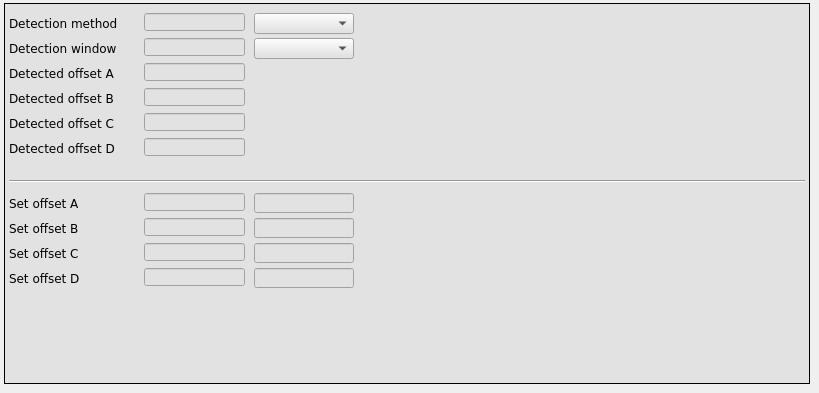
      <widget class="QWidget" name="Poly_2">
       <attribute name="title">
        <string>DC offset</string>
       </attribute>
       <widget class="caFrame" name="caframe_9">
        <property name="geometry">
         <rect>
          <x>4</x>
          <y>3</y>
          <width>806</width>
          <height>381</height>
         </rect>
        </property>
        <property name="styleSheet">
         <string notr="true">background-color: rgb(226, 226, 226);</string>
        </property>
        <property name="frameShape">
         <enum>QFrame::Box</enum>
        </property>
        <property name="frameShadow">
         <enum>QFrame::Plain</enum>
        </property>
        <widget class="QLabel" name="label_48">
         <property name="geometry">
          <rect>
           <x>5</x>
           <y>85</y>
           <width>116</width>
           <height>21</height>
          </rect>
         </property>
         <property name="font">
          <font>
           <family>DejaVu Sans</family>
          </font>
         </property>
         <property name="text">
          <string>Detected offset B</string>
         </property>
        </widget>
        <widget class="QLabel" name="label_49">
         <property name="geometry">
          <rect>
           <x>5</x>
           <y>110</y>
           <width>116</width>
           <height>21</height>
          </rect>
         </property>
         <property name="font">
          <font>
           <family>DejaVu Sans</family>
          </font>
         </property>
         <property name="text">
          <string>Detected offset C</string>
         </property>
        </widget>
        <widget class="QLabel" name="label_50">
         <property name="geometry">
          <rect>
           <x>5</x>
           <y>35</y>
           <width>121</width>
           <height>21</height>
          </rect>
         </property>
         <property name="font">
          <font>
           <family>DejaVu Sans</family>
          </font>
         </property>
         <property name="text">
          <string>Detection window</string>
         </property>
        </widget>
        <widget class="QLabel" name="label_51">
         <property name="geometry">
          <rect>
           <x>5</x>
           <y>135</y>
           <width>116</width>
           <height>21</height>
          </rect>
         </property>
         <property name="font">
          <font>
           <family>DejaVu Sans</family>
          </font>
         </property>
         <property name="text">
          <string>Detected offset D</string>
         </property>
        </widget>
        <widget class="QLabel" name="label_52">
         <property name="geometry">
          <rect>
           <x>5</x>
           <y>60</y>
           <width>121</width>
           <height>21</height>
          </rect>
         </property>
         <property name="font">
          <font>
           <family>DejaVu Sans</family>
          </font>
         </property>
         <property name="text">
          <string>Detected offset A</string>
         </property>
        </widget>
        <widget class="Line" name="line_2">
         <property name="geometry">
          <rect>
           <x>5</x>
           <y>170</y>
           <width>796</width>
           <height>16</height>
          </rect>
         </property>
         <property name="orientation">
          <enum>Qt::Horizontal</enum>
         </property>
        </widget>
        <widget class="QLabel" name="label_53">
         <property name="geometry">
          <rect>
           <x>5</x>
           <y>215</y>
           <width>116</width>
           <height>21</height>
          </rect>
         </property>
         <property name="font">
          <font>
           <family>DejaVu Sans</family>
          </font>
         </property>
         <property name="text">
          <string>Set offset B</string>
         </property>
        </widget>
        <widget class="caTextEntry" name="catextentry_42">
         <property name="geometry">
          <rect>
           <x>250</x>
           <y>215</y>
           <width>100</width>
           <height>20</height>
          </rect>
         </property>
         <property name="font">
          <font>
           <family>DejaVu Sans</family>
           <pointsize>9</pointsize>
           <stylestrategy>PreferDefault</stylestrategy>
          </font>
         </property>
         <property name="text">
          <string/>
         </property>
         <property name="alignment">
          <set>Qt::AlignRight|Qt::AlignTrailing|Qt::AlignVCenter</set>
         </property>
         <property name="channel" stdset="0">
          <string notr="true">$(BPM):calibration:zlc:offset:b_sp</string>
         </property>
         <property name="background">
          <color>
           <red>230</red>
           <green>230</green>
           <blue>230</blue>
          </color>
         </property>
         <property name="colorMode">
          <enum>caLineEdit::Static</enum>
         </property>
         <property name="precision">
          <number>4</number>
         </property>
         <property name="precisionMode">
          <enum>caLineEdit::Channel</enum>
         </property>
         <property name="maxValue">
          <double>2.000000000000000</double>
         </property>
         <property name="minValue">
          <double>0.100000000000000</double>
         </property>
        </widget>
        <widget class="QLabel" name="label_54">
         <property name="geometry">
          <rect>
           <x>5</x>
           <y>265</y>
           <width>116</width>
           <height>21</height>
          </rect>
         </property>
         <property name="font">
          <font>
           <family>DejaVu Sans</family>
          </font>
         </property>
         <property name="text">
          <string>Set offset D</string>
         </property>
        </widget>
        <widget class="caTextEntry" name="catextentry_43">
         <property name="geometry">
          <rect>
           <x>250</x>
           <y>190</y>
           <width>100</width>
           <height>20</height>
          </rect>
         </property>
         <property name="font">
          <font>
           <family>DejaVu Sans</family>
           <pointsize>9</pointsize>
           <stylestrategy>PreferDefault</stylestrategy>
          </font>
         </property>
         <property name="text">
          <string/>
         </property>
         <property name="alignment">
          <set>Qt::AlignRight|Qt::AlignTrailing|Qt::AlignVCenter</set>
         </property>
         <property name="channel" stdset="0">
          <string notr="true">$(BPM):calibration:zlc:offset:a_sp</string>
         </property>
         <property name="background">
          <color>
           <red>230</red>
           <green>230</green>
           <blue>230</blue>
          </color>
         </property>
         <property name="colorMode">
          <enum>caLineEdit::Static</enum>
         </property>
         <property name="precision">
          <number>4</number>
         </property>
         <property name="precisionMode">
          <enum>caLineEdit::Channel</enum>
         </property>
         <property name="maxValue">
          <double>2.000000000000000</double>
         </property>
         <property name="minValue">
          <double>0.100000000000000</double>
         </property>
        </widget>
        <widget class="caTextEntry" name="catextentry_44">
         <property name="geometry">
          <rect>
           <x>250</x>
           <y>265</y>
           <width>100</width>
           <height>20</height>
          </rect>
         </property>
         <property name="font">
          <font>
           <family>DejaVu Sans</family>
           <pointsize>9</pointsize>
           <stylestrategy>PreferDefault</stylestrategy>
          </font>
         </property>
         <property name="text">
          <string/>
         </property>
         <property name="alignment">
          <set>Qt::AlignRight|Qt::AlignTrailing|Qt::AlignVCenter</set>
         </property>
         <property name="channel" stdset="0">
          <string notr="true">$(BPM):calibration:zlc:offset:d_sp</string>
         </property>
         <property name="background">
          <color>
           <red>230</red>
           <green>230</green>
           <blue>230</blue>
          </color>
         </property>
         <property name="colorMode">
          <enum>caLineEdit::Static</enum>
         </property>
         <property name="precision">
          <number>4</number>
         </property>
         <property name="precisionMode">
          <enum>caLineEdit::Channel</enum>
         </property>
         <property name="maxValue">
          <double>2.000000000000000</double>
         </property>
         <property name="minValue">
          <double>0.100000000000000</double>
         </property>
        </widget>
        <widget class="QLabel" name="label_56">
         <property name="geometry">
          <rect>
           <x>5</x>
           <y>190</y>
           <width>121</width>
           <height>21</height>
          </rect>
         </property>
         <property name="font">
          <font>
           <family>DejaVu Sans</family>
          </font>
         </property>
         <property name="text">
          <string>Set offset A</string>
         </property>
        </widget>
        <widget class="QLabel" name="label_57">
         <property name="geometry">
          <rect>
           <x>5</x>
           <y>240</y>
           <width>116</width>
           <height>21</height>
          </rect>
         </property>
         <property name="font">
          <font>
           <family>DejaVu Sans</family>
          </font>
         </property>
         <property name="text">
          <string>Set offset C</string>
         </property>
        </widget>
        <widget class="caTextEntry" name="catextentry_45">
         <property name="geometry">
          <rect>
           <x>250</x>
           <y>240</y>
           <width>100</width>
           <height>20</height>
          </rect>
         </property>
         <property name="font">
          <font>
           <family>DejaVu Sans</family>
           <pointsize>9</pointsize>
           <stylestrategy>PreferDefault</stylestrategy>
          </font>
         </property>
         <property name="text">
          <string/>
         </property>
         <property name="alignment">
          <set>Qt::AlignRight|Qt::AlignTrailing|Qt::AlignVCenter</set>
         </property>
         <property name="channel" stdset="0">
          <string notr="true">$(BPM):calibration:zlc:offset:c_sp</string>
         </property>
         <property name="background">
          <color>
           <red>230</red>
           <green>230</green>
           <blue>230</blue>
          </color>
         </property>
         <property name="colorMode">
          <enum>caLineEdit::Static</enum>
         </property>
         <property name="precision">
          <number>4</number>
         </property>
         <property name="precisionMode">
          <enum>caLineEdit::Channel</enum>
         </property>
         <property name="maxValue">
          <double>2.000000000000000</double>
         </property>
         <property name="minValue">
          <double>0.100000000000000</double>
         </property>
        </widget>
        <widget class="caMenu" name="camenu_10">
         <property name="geometry">
          <rect>
           <x>250</x>
           <y>35</y>
           <width>100</width>
           <height>21</height>
          </rect>
         </property>
         <property name="font">
          <font>
           <family>DejaVu Sans</family>
           <pointsize>9</pointsize>
          </font>
         </property>
         <property name="styleSheet">
          <string notr="true">color: rgb(0, 0, 0);</string>
         </property>
         <property name="frame">
          <bool>true</bool>
         </property>
         <property name="channel" stdset="0">
          <string notr="true">$(BPM):calibration:zlc:window_sp</string>
         </property>
         <property name="labelDisplay">
          <bool>false</bool>
         </property>
        </widget>
        <widget class="caMenu" name="camenu_11">
         <property name="geometry">
          <rect>
           <x>250</x>
           <y>10</y>
           <width>100</width>
           <height>21</height>
          </rect>
         </property>
         <property name="font">
          <font>
           <family>DejaVu Sans</family>
           <pointsize>9</pointsize>
          </font>
         </property>
         <property name="styleSheet">
          <string notr="true">color: rgb(0, 0, 0);</string>
         </property>
         <property name="frame">
          <bool>true</bool>
         </property>
         <property name="channel" stdset="0">
          <string notr="true">$(BPM):calibration:zlc:detect_level:detect_sp</string>
         </property>
         <property name="labelDisplay">
          <bool>false</bool>
         </property>
        </widget>
        <widget class="QLabel" name="label_58">
         <property name="geometry">
          <rect>
           <x>5</x>
           <y>10</y>
           <width>121</width>
           <height>21</height>
          </rect>
         </property>
         <property name="font">
          <font>
           <family>DejaVu Sans</family>
          </font>
         </property>
         <property name="text">
          <string>Detection method</string>
         </property>
        </widget>
        <widget class="caImage" name="caimage">
         <property name="geometry">
          <rect>
           <x>380</x>
           <y>190</y>
           <width>160</width>
           <height>142</height>
          </rect>
         </property>
         <property name="filename" stdset="0">
          <string notr="true">images/DC_offset.png</string>
         </property>
        </widget>
        <widget class="caLineEdit" name="calineedit_39">
         <property name="geometry">
          <rect>
           <x>140</x>
           <y>60</y>
           <width>101</width>
           <height>18</height>
          </rect>
         </property>
         <property name="sizePolicy">
          <sizepolicy hsizetype="Preferred" vsizetype="Preferred">
           <horstretch>0</horstretch>
           <verstretch>0</verstretch>
          </sizepolicy>
         </property>
         <property name="font">
          <font>
           <family>DejaVu Sans</family>
           <pointsize>11</pointsize>
           <stylestrategy>PreferDefault</stylestrategy>
          </font>
         </property>
         <property name="alignment">
          <set>Qt::AlignRight|Qt::AlignTrailing|Qt::AlignVCenter</set>
         </property>
         <property name="channel" stdset="0">
          <string notr="true">$(BPM):calibration:zlc:detect_level:a</string>
         </property>
         <property name="background">
          <color>
           <red>255</red>
           <green>255</green>
           <blue>255</blue>
          </color>
         </property>
         <property name="colorMode">
          <enum>caLineEdit::Static</enum>
         </property>
        </widget>
        <widget class="caLineEdit" name="calineedit_40">
         <property name="geometry">
          <rect>
           <x>140</x>
           <y>85</y>
           <width>101</width>
           <height>18</height>
          </rect>
         </property>
         <property name="sizePolicy">
          <sizepolicy hsizetype="Preferred" vsizetype="Preferred">
           <horstretch>0</horstretch>
           <verstretch>0</verstretch>
          </sizepolicy>
         </property>
         <property name="font">
          <font>
           <family>DejaVu Sans</family>
           <pointsize>11</pointsize>
           <stylestrategy>PreferDefault</stylestrategy>
          </font>
         </property>
         <property name="alignment">
          <set>Qt::AlignRight|Qt::AlignTrailing|Qt::AlignVCenter</set>
         </property>
         <property name="channel" stdset="0">
          <string notr="true">$(BPM):calibration:zlc:detect_level:b</string>
         </property>
         <property name="background">
          <color>
           <red>255</red>
           <green>255</green>
           <blue>255</blue>
          </color>
         </property>
         <property name="colorMode">
          <enum>caLineEdit::Static</enum>
         </property>
        </widget>
        <widget class="caLineEdit" name="calineedit_41">
         <property name="geometry">
          <rect>
           <x>140</x>
           <y>110</y>
           <width>101</width>
           <height>18</height>
          </rect>
         </property>
         <property name="sizePolicy">
          <sizepolicy hsizetype="Preferred" vsizetype="Preferred">
           <horstretch>0</horstretch>
           <verstretch>0</verstretch>
          </sizepolicy>
         </property>
         <property name="font">
          <font>
           <family>DejaVu Sans</family>
           <pointsize>11</pointsize>
           <stylestrategy>PreferDefault</stylestrategy>
          </font>
         </property>
         <property name="alignment">
          <set>Qt::AlignRight|Qt::AlignTrailing|Qt::AlignVCenter</set>
         </property>
         <property name="channel" stdset="0">
          <string notr="true">$(BPM):calibration:zlc:detect_level:c</string>
         </property>
         <property name="background">
          <color>
           <red>255</red>
           <green>255</green>
           <blue>255</blue>
          </color>
         </property>
         <property name="colorMode">
          <enum>caLineEdit::Static</enum>
         </property>
        </widget>
        <widget class="caLineEdit" name="calineedit_42">
         <property name="geometry">
          <rect>
           <x>140</x>
           <y>135</y>
           <width>101</width>
           <height>18</height>
          </rect>
         </property>
         <property name="sizePolicy">
          <sizepolicy hsizetype="Preferred" vsizetype="Preferred">
           <horstretch>0</horstretch>
           <verstretch>0</verstretch>
          </sizepolicy>
         </property>
         <property name="font">
          <font>
           <family>DejaVu Sans</family>
           <pointsize>11</pointsize>
           <stylestrategy>PreferDefault</stylestrategy>
          </font>
         </property>
         <property name="alignment">
          <set>Qt::AlignRight|Qt::AlignTrailing|Qt::AlignVCenter</set>
         </property>
         <property name="channel" stdset="0">
          <string notr="true">$(BPM):calibration:zlc:detect_level:d</string>
         </property>
         <property name="background">
          <color>
           <red>255</red>
           <green>255</green>
           <blue>255</blue>
          </color>
         </property>
         <property name="colorMode">
          <enum>caLineEdit::Static</enum>
         </property>
        </widget>
        <widget class="caLineEdit" name="calineedit_43">
         <property name="geometry">
          <rect>
           <x>140</x>
           <y>10</y>
           <width>101</width>
           <height>18</height>
          </rect>
         </property>
         <property name="sizePolicy">
          <sizepolicy hsizetype="Preferred" vsizetype="Preferred">
           <horstretch>0</horstretch>
           <verstretch>0</verstretch>
          </sizepolicy>
         </property>
         <property name="font">
          <font>
           <family>DejaVu Sans</family>
           <pointsize>11</pointsize>
           <stylestrategy>PreferDefault</stylestrategy>
          </font>
         </property>
         <property name="alignment">
          <set>Qt::AlignRight|Qt::AlignTrailing|Qt::AlignVCenter</set>
         </property>
         <property name="channel" stdset="0">
          <string notr="true">$(BPM):calibration:zlc:detect_level:detect_mon</string>
         </property>
         <property name="background">
          <color>
           <red>255</red>
           <green>255</green>
           <blue>255</blue>
          </color>
         </property>
         <property name="colorMode">
          <enum>caLineEdit::Static</enum>
         </property>
        </widget>
        <widget class="caLineEdit" name="calineedit_44">
         <property name="geometry">
          <rect>
           <x>140</x>
           <y>35</y>
           <width>101</width>
           <height>18</height>
          </rect>
         </property>
         <property name="sizePolicy">
          <sizepolicy hsizetype="Preferred" vsizetype="Preferred">
           <horstretch>0</horstretch>
           <verstretch>0</verstretch>
          </sizepolicy>
         </property>
         <property name="font">
          <font>
           <family>DejaVu Sans</family>
           <pointsize>11</pointsize>
           <stylestrategy>PreferDefault</stylestrategy>
          </font>
         </property>
         <property name="alignment">
          <set>Qt::AlignRight|Qt::AlignTrailing|Qt::AlignVCenter</set>
         </property>
         <property name="channel" stdset="0">
          <string notr="true">$(BPM):calibration:zlc:window_mon</string>
         </property>
         <property name="background">
          <color>
           <red>255</red>
           <green>255</green>
           <blue>255</blue>
          </color>
         </property>
         <property name="colorMode">
          <enum>caLineEdit::Static</enum>
         </property>
        </widget>
        <widget class="caLineEdit" name="calineedit_45">
         <property name="geometry">
          <rect>
           <x>140</x>
           <y>190</y>
           <width>101</width>
           <height>18</height>
          </rect>
         </property>
         <property name="sizePolicy">
          <sizepolicy hsizetype="Preferred" vsizetype="Preferred">
           <horstretch>0</horstretch>
           <verstretch>0</verstretch>
          </sizepolicy>
         </property>
         <property name="font">
          <font>
           <family>DejaVu Sans</family>
           <pointsize>11</pointsize>
           <stylestrategy>PreferDefault</stylestrategy>
          </font>
         </property>
         <property name="alignment">
          <set>Qt::AlignRight|Qt::AlignTrailing|Qt::AlignVCenter</set>
         </property>
         <property name="channel" stdset="0">
          <string notr="true">$(BPM):calibration:zlc:offset:a_mon</string>
         </property>
         <property name="background">
          <color>
           <red>255</red>
           <green>255</green>
           <blue>255</blue>
          </color>
         </property>
         <property name="colorMode">
          <enum>caLineEdit::Static</enum>
         </property>
        </widget>
        <widget class="caLineEdit" name="calineedit_46">
         <property name="geometry">
          <rect>
           <x>140</x>
           <y>215</y>
           <width>101</width>
           <height>18</height>
          </rect>
         </property>
         <property name="sizePolicy">
          <sizepolicy hsizetype="Preferred" vsizetype="Preferred">
           <horstretch>0</horstretch>
           <verstretch>0</verstretch>
          </sizepolicy>
         </property>
         <property name="font">
          <font>
           <family>DejaVu Sans</family>
           <pointsize>11</pointsize>
           <stylestrategy>PreferDefault</stylestrategy>
          </font>
         </property>
         <property name="alignment">
          <set>Qt::AlignRight|Qt::AlignTrailing|Qt::AlignVCenter</set>
         </property>
         <property name="channel" stdset="0">
          <string notr="true">$(BPM):calibration:zlc:offset:b_mon</string>
         </property>
         <property name="background">
          <color>
           <red>255</red>
           <green>255</green>
           <blue>255</blue>
          </color>
         </property>
         <property name="colorMode">
          <enum>caLineEdit::Static</enum>
         </property>
        </widget>
        <widget class="caLineEdit" name="calineedit_47">
         <property name="geometry">
          <rect>
           <x>140</x>
           <y>240</y>
           <width>101</width>
           <height>18</height>
          </rect>
         </property>
         <property name="sizePolicy">
          <sizepolicy hsizetype="Preferred" vsizetype="Preferred">
           <horstretch>0</horstretch>
           <verstretch>0</verstretch>
          </sizepolicy>
         </property>
         <property name="font">
          <font>
           <family>DejaVu Sans</family>
           <pointsize>11</pointsize>
           <stylestrategy>PreferDefault</stylestrategy>
          </font>
         </property>
         <property name="alignment">
          <set>Qt::AlignRight|Qt::AlignTrailing|Qt::AlignVCenter</set>
         </property>
         <property name="channel" stdset="0">
          <string notr="true">$(BPM):calibration:zlc:offset:c_mon</string>
         </property>
         <property name="background">
          <color>
           <red>255</red>
           <green>255</green>
           <blue>255</blue>
          </color>
         </property>
         <property name="colorMode">
          <enum>caLineEdit::Static</enum>
         </property>
        </widget>
        <widget class="caLineEdit" name="calineedit_48">
         <property name="geometry">
          <rect>
           <x>140</x>
           <y>265</y>
           <width>101</width>
           <height>18</height>
          </rect>
         </property>
         <property name="sizePolicy">
          <sizepolicy hsizetype="Preferred" vsizetype="Preferred">
           <horstretch>0</horstretch>
           <verstretch>0</verstretch>
          </sizepolicy>
         </property>
         <property name="font">
          <font>
           <family>DejaVu Sans</family>
           <pointsize>11</pointsize>
           <stylestrategy>PreferDefault</stylestrategy>
          </font>
         </property>
         <property name="alignment">
          <set>Qt::AlignRight|Qt::AlignTrailing|Qt::AlignVCenter</set>
         </property>
         <property name="channel" stdset="0">
          <string notr="true">$(BPM):calibration:zlc:offset:d_mon</string>
         </property>
         <property name="background">
          <color>
           <red>255</red>
           <green>255</green>
           <blue>255</blue>
          </color>
         </property>
         <property name="colorMode">
          <enum>caLineEdit::Static</enum>
         </property>
        </widget>
       </widget>
      </widget>
